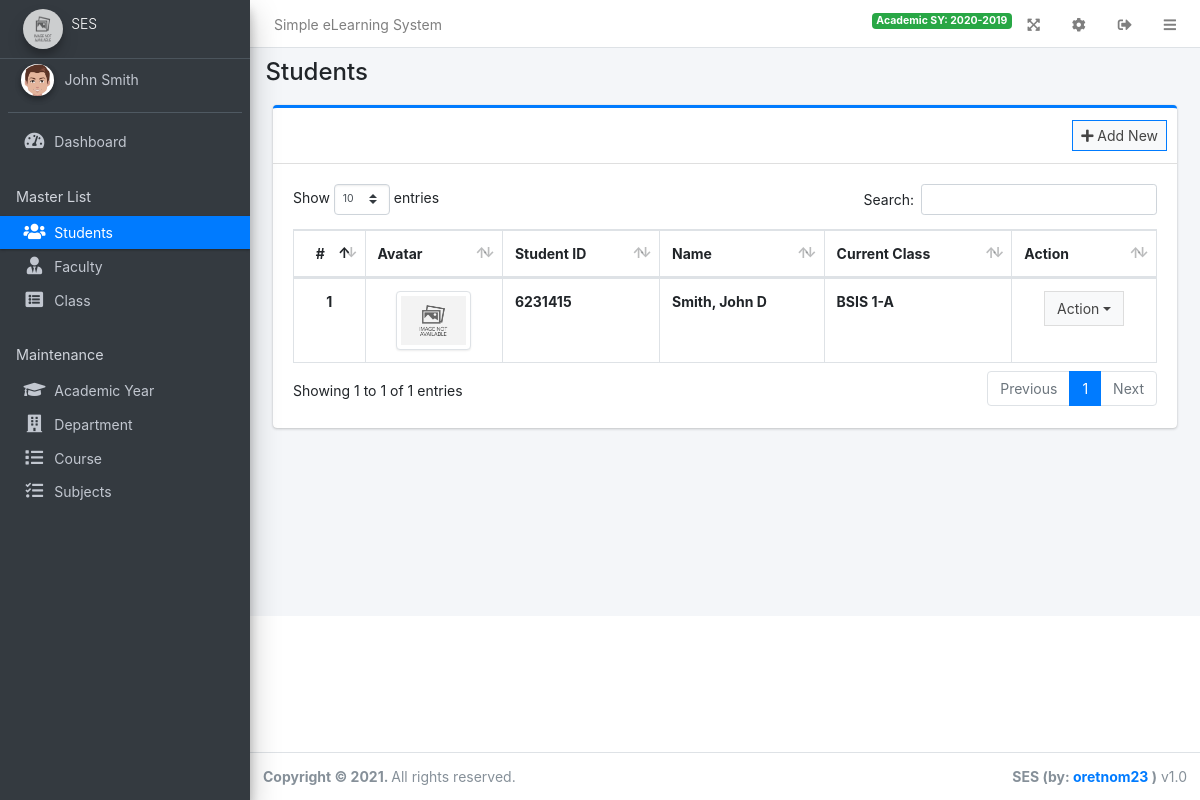
Page /admin/?page=students (signed in) on the committed database.
### tables this page shows
CREATE TABLE `students` (
  `id` int(30) NOT NULL,
  `student_id` varchar(50) NOT NULL,
  `firstname` varchar(150) NOT NULL,
  `middlename` varchar(150) NOT NULL,
  `lastname` varchar(150) NOT NULL,
  `email` varchar(250) NOT NULL,
  `contact` varchar(150) NOT NULL,
  `gender` varchar(20) NOT NULL,
  `address` text DEFAULT NULL,
  `password` text DEFAULT NULL,
  `dob` int(11) NOT NULL,
  `avatar` text DEFAULT NULL
);

### config.php (called while the page is built, shortened)
<?php
require_once('classes/DBConnection.php');
require_once('classes/SystemSettings.php');
function validate_image($file){
	if(!empty($file)){
		if(is_file(base_app.$file)){
			return base_url.$file;
		}else{
			return base_url.'dist/img/no-image-available.png';
		}
	}else{
		return base_url.'dist/img/no-image-available.png';
	}
}
function isMobileDevice(){
    $aMobileUA = array(
        '/iphone/i' => 'iPhone',
        '/ipod/i' => 'iPod',
        '/ipad/i' => 'iPad',
        '/android/i' => 'Android',
        '/blackberry/i' => 'BlackBerry',
        '/webos/i' => 'Mobile'
    );
    return false;
}
?>

### classes/DBConnection.php (called while the page is built, shortened)
<?php
class DBConnection{
    private $host = DB_SERVER;
    private $username = DB_USERNAME;
    private $password = DB_PASSWORD;
    private $database = DB_NAME;
    public $conn;
    public function __construct(){
        if (!isset($this->conn)) {
            $this->conn = new mysqli($this->host, $this->username, $this->password, $this->database);
        }
    }
}
?>

### classes/SystemSettings.php (called while the page is built, shortened)
<?php
class SystemSettings extends DBConnection{
	function userdata($field = ''){
		if(!empty($field)){
			if(isset($_SESSION['userdata'][$field]))
				return $_SESSION['userdata'][$field];
			else
				return null;
		}else{
			return false;
		}
	}
	function info($field=''){
		if(!empty($field)){
			if(isset($_SESSION['system_info'][$field]))
				return $_SESSION['system_info'][$field];
			else
				return false;
		}else{
			return false;
		}
	}
}
$_settings = new SystemSettings();
?>

### admin/students/index.php (the view, shortened to what this page needs)
<div class="col-lg-12">
	<div class="card card-outline card-primary">
		<div class="card-header">
			<div class="card-tools">
				<a class="btn btn-block btn-sm btn-default btn-flat border-primary new_student" href="javascript:void(0)"><i class="fa fa-plus"></i> Add New</a>
			</div>
		</div>
		<div class="card-body">
			<table class="table tabe-hover table-bordered" id="list">
				<thead>
					<tr>
						<th class="text-center">#</th>
						<th>Avatar</th>
						<th>Student ID</th>
						<th>Name</th>
						<th>Current Class</th>
						<th>Action</th>
					</tr>
				</thead>
				<tbody>
					<?php
					$i = 1;
					$qry = $conn->query("SELECT *,CONCAT(firstname,' ', middlename,' ',lastname) as name FROM students order by CONCAT(firstname,' ', middlename,' ',lastname) asc ");
					while($row= $qry->fetch_assoc()):
						$class = $conn->query("SELECT sc.*, d.department, CONCAT(co.course, ' ', c.level, '-',c.section) as class FROM student_class sc inner join class c on c.id = sc.class_id inner join department d on d.id = c.department_id inner join course co on co.id = c.course_id  where sc.academic_year_id = '".$_settings->userdata('academic_id')."' and student_id = '{$row['student_id']}' ");
						$class = $class->num_rows > 0 ? $class->fetch_array()['class'] : "Not yet set."
					?>
					<tr>
						<th class="text-center"><?php echo $i++ ?></th>
						<td><center><img src="<?php echo validate_image($row['avatar']) ?>" alt="" class="img-thumbnail border-rounded" width="75px" height="75px" style="object-fit: cover;"></center></td>
						<td><b><?php echo $row['student_id'] ?></b></td>
						<td><b><?php echo ucwords($row['lastname'].", ".$row['firstname'].' '.$row['middlename']) ?></b></td>
						<td><b><?php echo $class ?></b></td>
						<td class="text-center">
    						<div class="btn-group">
		                    <button type="button" class="btn btn-default btn-block btn-flat dropdown-toggle dropdown-hover dropdown-icon" data-toggle="dropdown" aria-expanded="false">
		                    	Action
		                    </button>
		                </div>
						</td>
					</tr>
				<?php endwhile; ?>
				</tbody>
			</table>
		</div>
	</div>
</div>

### admin/index.php (shortened to what this page needs)
<?php require_once('../config.php'); ?>
 <!DOCTYPE html>
<html lang="en" class="" style="height: auto;">
<?php require_once('inc/header.php') ?>
  <body class="layout-fixed layout-footer-fixed text-sm sidebar-mini control-sidebar-slide-open layout-navbar-fixed " data-new-gr-c-s-check-loaded="14.991.0" data-gr-ext-installed="" style="height: auto;">
    <div class="wrapper">
     <?php require_once('inc/topBarNav.php') ?>
     <?php require_once('inc/navigation.php') ?>
     <?php $page = isset($_GET['page']) ? $_GET['page'] : 'home';  ?>
      <div class="content-wrapper" style="min-height: 567.854px;">
        <div class="content-header">
          <div class="container-fluid">
            <div class="row mb-2">
              <div class="col-sm-6">
                <h1 class="m-0"><?php echo ucwords(str_replace("_", " ",$page)) ?></h1>
              </div>
            </div>
          </div>
        </div>
        <section class="content">
          <div class="container-fluid">
            <?php
              if(!file_exists($page.".php") && !is_dir($page)){
                  include '404.html';
              }else{
                if(is_dir($page))
                  include $page.'/index.php';
                else
                  include $page.'.php';
              }
            ?>
          </div>
        </section>
      </div>
      <?php require_once('inc/footer.php') ?>
  </body>
</html>

### admin/inc/header.php (shortened to what this page needs)
<head>
    <link rel="stylesheet" href="<?php echo base_url ?>plugins/fontawesome-free/css/all.min.css">
    <link rel="stylesheet" href="<?php echo base_url ?>plugins/tempusdominus-bootstrap-4/css/tempusdominus-bootstrap-4.min.css">
  <link rel="stylesheet" href="<?php echo base_url ?>plugins/datatables-bs4/css/dataTables.bootstrap4.min.css">
  <link rel="stylesheet" href="<?php echo base_url ?>plugins/datatables-responsive/css/responsive.bootstrap4.min.css">
  <link rel="stylesheet" href="<?php echo base_url ?>plugins/datatables-buttons/css/buttons.bootstrap4.min.css">
  <link rel="stylesheet" href="<?php echo base_url ?>plugins/select2/css/select2.min.css">
  <link rel="stylesheet" href="<?php echo base_url ?>plugins/select2-bootstrap4-theme/select2-bootstrap4.min.css">
    <link rel="stylesheet" href="<?php echo base_url ?>plugins/icheck-bootstrap/icheck-bootstrap.min.css">
    <link rel="stylesheet" href="<?php echo base_url ?>plugins/jqvmap/jqvmap.min.css">
    <link rel="stylesheet" href="<?php echo base_url ?>dist/css/adminlte.css">
    <link rel="stylesheet" href="<?php echo base_url ?>dist/css/custom.css">
    <link rel="stylesheet" href="<?php echo base_url ?>plugins/overlayScrollbars/css/OverlayScrollbars.min.css">
    <link rel="stylesheet" href="<?php echo base_url ?>plugins/daterangepicker/daterangepicker.css">
    <link rel="stylesheet" href="<?php echo base_url ?>plugins/summernote/summernote-bs4.min.css">
  <link rel="stylesheet" href="<?php echo base_url ?>plugins/sweetalert2-theme-bootstrap-4/bootstrap-4.min.css">
  </head>

### admin/inc/topBarNav.php
<nav class="main-header navbar navbar-expand navbar-white navbar-light text-sm">
  <ul class="navbar-nav">
    <li class="nav-item d-none d-sm-inline-block">
      <a href="<?php echo base_url ?>" class="nav-link"><?php echo (!isMobileDevice()) ? $_settings->info('name'):$_settings->info('short_name'); ?></a>
    </li>
  </ul>
  <ul class="navbar-nav ml-auto">
    <li class="nav-item">
      <span class="badge badge-success mt-1">Academic SY: <?php echo $_settings->userdata('academic_sy') ?></span>
    </li>
    <li class="nav-item">
      <a class="nav-link" data-widget="fullscreen" href="#" role="button">
      <i class="fas fa-expand-arrows-alt"></i>
      </a>
    </li>
    <li class="nav-item">
      <a class="nav-link"href="<?php echo base_url.'admin/?page=system_info' ?>" role="button">
      <i class="fas fa-cog"></i>
      </a>
    </li>
    <li class="nav-item">
      <a class="nav-link"  href="javascript:void(0)" onclick="location.replace('<?php echo base_url.'/classes/Login.php?f=logout' ?>')" role="button">
      <i class="fas fa-sign-out-alt"></i>
      </a>
    </li>
    <li class="nav-item">
      <a class="nav-link" data-widget="pushmenu" href="#" role="button"><i class="fas fa-bars"></i></a>
    </li>
  </ul>
</nav>

### admin/inc/navigation.php (shortened to what this page needs)
<aside class="main-sidebar sidebar-dark-primary elevation-4">
  <a href="<?php echo base_url ?>admin" class="brand-link text-sm">
  <img src="<?php echo validate_image($_settings->info('logo'))?>" alt="Store Logo" class="brand-image img-circle elevation-3" style="opacity: .8;width: 2.5rem;height: 2.5rem;max-height: unset">
  <span class="brand-text font-weight-light"><?php echo $_settings->info('short_name') ?></span>
  </a>
  <div class="sidebar os-host os-theme-light os-host-overflow os-host-overflow-y os-host-resize-disabled os-host-transition os-host-scrollbar-horizontal-hidden">
    <div class="os-content-glue" style="margin: 0px -8px; width: 249px; height: 646px;"></div>
    <div class="os-padding">
      <div class="os-viewport os-viewport-native-scrollbars-invisible" style="overflow-y: scroll;">
        <div class="os-content" style="padding: 0px 8px; height: 100%; width: 100%;">
          <div class="user-panel mt-3 pb-3 mb-3 d-flex">
            <div class="image">
              <img src="<?php echo validate_image($_settings->userdata('avatar')) ?>" class="img-circle elevation-2" alt="User Image" style="height: 2rem;object-fit: cover">
            </div>
            <div class="info">
              <a href="<?php echo base_url ?>admin/?page=user" class="d-block"><?php echo ucwords($_settings->userdata('firstname').' '.$_settings->userdata('lastname')) ?></a>
            </div>
          </div>
          <nav class="mt-2">
             <ul class="nav nav-pills nav-sidebar flex-column nav-flat" data-widget="treeview" role="menu" data-accordion="false">
              <li class="nav-item dropdown">
                <a href="./" class="nav-link nav-home">
                  <i class="nav-icon fas fa-tachometer-alt"></i>
                  <p>
                    Dashboard
                  </p>
                </a>
              </li>
              <li class="nav-header">Master List</li>
              <li class="nav-item dropdown">
                <a href="<?php echo base_url ?>admin/?page=students" class="nav-link nav-students">
                  <i class="nav-icon fas fa-users"></i>
                  <p>
                    Students
                  </p>
                </a>
              </li>
              <li class="nav-item dropdown">
                <a href="<?php echo base_url ?>admin/?page=faculty" class="nav-link nav-faculty">
                  <i class="nav-icon fas fa-user-tie"></i>
                  <p>
                    Faculty
                  </p>
                </a>
              </li>
              <li class="nav-item dropdown">
                <a href="<?php echo base_url ?>admin/?page=class" class="nav-link nav-class">
                  <i class="nav-icon fas fa-list-alt"></i>
                  <p>
                    Class
                  </p>
                </a>
              </li>
              <li class="nav-header">Maintenance</li>
              <li class="nav-item dropdown">
                <a href="<?php echo base_url ?>admin/?page=academic" class="nav-link nav-academic">
                  <i class="nav-icon fas fa-graduation-cap"></i>
                  <p>
                    Academic Year
                  </p>
                </a>
              </li>
              <li class="nav-item dropdown">
                <a href="<?php echo base_url ?>admin/?page=department" class="nav-link nav-department">
                  <i class="nav-icon fas fa-building"></i>
                  <p>
                    Department
                  </p>
                </a>
              </li>
              <li class="nav-item dropdown">
                <a href="<?php echo base_url ?>admin/?page=course" class="nav-link nav-course">
                  <i class="nav-icon fas fa-list"></i>
                  <p>
                    Course
                  </p>
                </a>
              </li>
              <li class="nav-item dropdown">
                <a href="<?php echo base_url ?>admin/?page=subject" class="nav-link nav-subject">
                  <i class="nav-icon fas fa-tasks"></i>
                  <p>
                    Subjects
                  </p>
                </a>
              </li>
            </ul>
          </nav>
        </div>
      </div>
    </div>
  </div>
</aside>

### admin/inc/footer.php (shortened to what this page needs)
<footer class="main-footer text-sm">
        <strong>Copyright © <?php echo date('Y') ?>.
        </strong>
        All rights reserved.
        <div class="float-right d-none d-sm-inline-block">
          <b><?php echo $_settings->info('short_name') ?> (by: <a href="mailto:oretnom23@gmail.com" target="blank">oretnom23</a> )</b> v1.0
        </div>
      </footer>
    </div>

### rows in the picture
students: student "6231415", lastname+firstname+middlename "Smith, John D", class "BSIS 1-A"

### other values in the picture
$_settings->info('name') "Simple eLearning System"
$_settings->userdata('academic_sy') "2020-2019"
$_settings->info('short_name') "SES"
$_settings->userdata('firstname').' '.$_settings->userdata('lastname') "John Smith"
str_replace("_", " ",$page) "Students"
